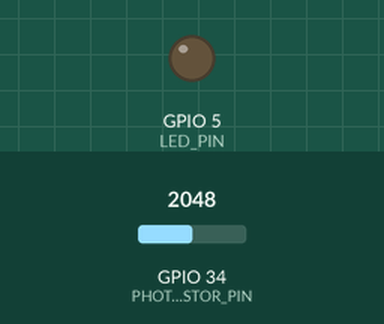
Bench run of a sketch on a simulated ESP32. Parts: output pins drawn as LEDs (lit = HIGH). The inputs (shaded band) are chosen by the test bench; at power-on: GPIO 34 (PHOTO_RESISTOR_PIN) = 2048. WiFi joins after 1.5 s; servers stay silent unless stated; uploads are accepted with an empty reply; what the sketch prints to the serial monitor is not drawn.

Above: at 2.7 s.
2.8 s: GPIO 34 (PHOTO_RESISTOR_PIN) set to 3181
8.6 s: GPIO 34 (PHOTO_RESISTOR_PIN) set to 3302
At 13.2 s:
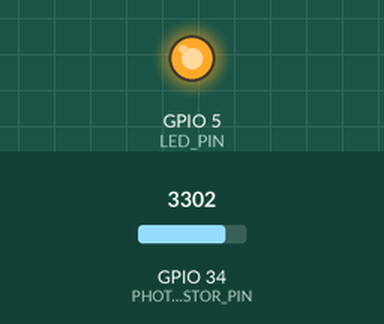
14.4 s: GPIO 34 (PHOTO_RESISTOR_PIN) set to 2866
At 18.4 s:
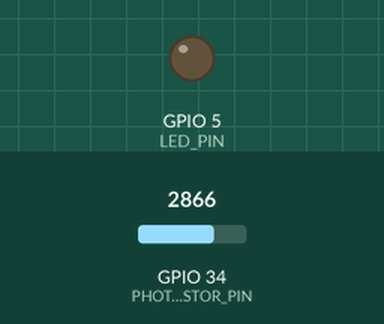
20.2 s: GPIO 34 (PHOTO_RESISTOR_PIN) set to 3603
At 23.6 s:
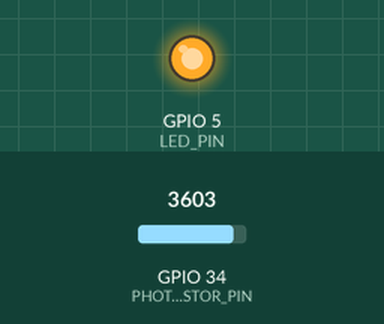
Timing chart, 0 to 25.1 s (numbered marks = the images above; inputs shaded):
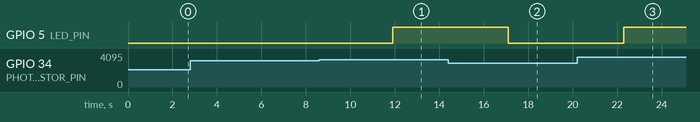

Measured:
- the behaviour switches between 3251 and 3252 on GPIO 34 (PHOTO_RESISTOR_PIN) (found by bisection; images 0 and 1)
- after the input at 2.8 s, every drawn part: stays the same
- after the input at 8.6 s, GPIO 5 (LED_PIN): LOW → HIGH after 3.3 s
- after the input at 14.4 s, GPIO 5 (LED_PIN): HIGH → LOW after 2.7 s
- after the input at 20.2 s, GPIO 5 (LED_PIN): LOW → HIGH after 2.1 s

The sketch:

sketch_mar3b.ino
```cpp
#include <WiFi.h>
#include <HTTPClient.h>
#include <math.h> // Nécessaire pour log10() et pow()

// --- Configuration Wi-Fi ---
const char* ssid = "PDA_ESP32_S";
const char* password = "Ciel123!";
const char* server = "192.168.4.1";

// --- Constantes du Circuit (Pont Diviseur) ---
const int PHOTO_RESISTOR_PIN = 34;
const int LED_PIN = 5;
const float V_IN = 3.3;          // Tension d'alim
const float R_FIXE = 0.82;       // 820 Ohms convertis en kOhms pour la formule
const int ADC_MAX = 4095;        // Résolution 12 bits

void setup() {
  Serial.begin(115200);
  Serial.println("Démarrage du système de supervision...");

  pinMode(LED_PIN, OUTPUT);
  digitalWrite(LED_PIN, LOW);

  WiFi.begin(ssid, password);
  while (WiFi.status() != WL_CONNECTED) {
    delay(500);
    Serial.print(".");
  }

  Serial.println("\nConnecté au Wi-Fi !");
  Serial.print("IP ESP32 : ");
  Serial.println(WiFi.localIP());
}

void loop() {
  // 1. Lire la valeur brute (0 - 4095)
  int rawValue = analogRead(PHOTO_RESISTOR_PIN);

  // 2. Conversion en Tension (U)
  float U = (rawValue / (float)ADC_MAX) * V_IN;

  // 3. Calcul de la résistance Rldr (en kOhms)
  float Rldr;
  if (U < 3.28) { // Évite la division par zéro si U est trop proche de 3.3V
    Rldr = (U * R_FIXE) / (V_IN - U);
  } else {
    Rldr = 500.0; // Valeur très haute (obscurité)
  }

  // 4. Conversion en Lux (Basé sur l'équation log-log : R = 100 * L^-0.75)
  float lux = 0.0;
  if (Rldr > 0) {
    // Formule inverse : L = 10^((log10(Rldr) - 2) / -0.75)
    lux = pow(10, (log10(Rldr) - 2) / -0.75);
  }

  // 5. Gestion de la LED locale
  // Seuil de 100 Lux pour allumer la LED (ajustable selon tes besoins)
  if (lux < 100.0) {
    digitalWrite(LED_PIN, HIGH);
  } else {
    digitalWrite(LED_PIN, LOW);
  }

  // 6. Affichage console
  Serial.printf("Brut: %d | Tension: %.2fV | Rldr: %.2fkOhm | Lux: %.2f lx\n", rawValue, U, Rldr, lux);

  // 7. Envoi des données au serveur Python
  if (WiFi.status() == WL_CONNECTED) {
    HTTPClient http;
    http.setTimeout(5000);

    char url[128];
    sprintf(url, "http://%s:5000/api/luminosite", server);

    http.begin(url);
    http.addHeader("Content-Type", "application/json");

    char payload[256];
    // On envoie la valeur lux calculée
    sprintf(payload, "{\"luminosite\": %.2f, \"unit\": \"lx\", \"raw_value\": %d}", lux, rawValue);

    int httpResponseCode = http.POST(payload);

    if (httpResponseCode > 0) {
      Serial.printf("Serveur atteint. Code : %d\n", httpResponseCode);
    } else {
      Serial.printf("Erreur d'envoi : %s\n", http.errorToString(httpResponseCode).c_str());
    }

    http.end();
  }

  delay(5000); // 2 minutes
}
```
